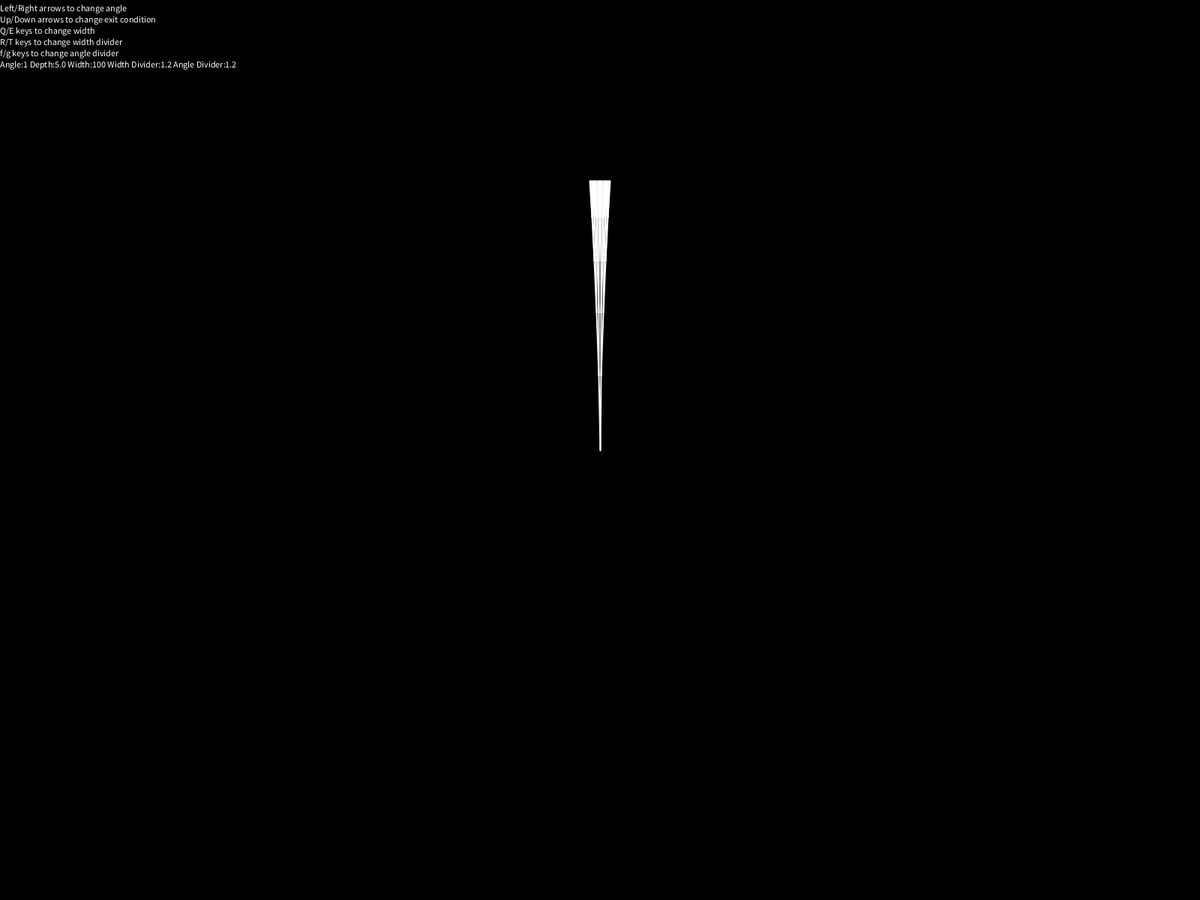
Frame 1 (no input)
Frame 60 (the mouse pressed at the canvas centre just before this capture): identical to frame 1, image omitted
Frame 120 (the mouse held since frame 60 and released just before this capture): identical to frame 1, image omitted

The Processing sketch that drew this single still picture (run headless with seeded random() and noise(); from frame 60 on, the mouse is pressed at the canvas centre):

// Processing sketch: RecursiveTreeDrawing
// ── RecursiveTreeDrawing.pde
void setup()
{
  fullScreen();
}
class Point
{
  float x, y;
  public Point(float x, float y)
  {
    this.x = x;
    this.y = y;
  }
};
Point rotate_point(float cx,float cy,float angle,Point p)
{
  float s = sin(angle);
  float c = cos(angle);
  p.x -= cx;
  p.y -= cy;
  float xnew = p.x * c - p.y * s;
  float ynew = p.x * s + p.y * c;
  p.x = xnew + cx;
  p.y = ynew + cy;
  return p;
}
void branch(float x, float y, float size, float angleSum, float angle, int depth)
{
  Point p = new Point(x,y-size);
  Point left = rotate_point(x,y,angleSum-angle,p);
  line(x, y, left.x, left.y);
  recurs(angle/angleDivider,angleSum-angle, left.x, left.y, size/widthDivider,depth+1);
}
void recurs(float angle,float angleSum, float x, float y, float size, int depth)
{
  if (depth==maxDepth) return;
  branch(x,y,size,angleSum,-angle,depth);
  branch(x,y,size,angleSum,angle,depth);
}

void keyPressed() {
  if (key == CODED) {
    switch(keyCode)
    {
      case LEFT:
      angle--;
      break;
      case RIGHT:
      angle++;
      break;
      case DOWN:
      maxDepth--;
      if(maxDepth<0) maxDepth = 0;
      break;
      case UP:
      maxDepth++;
      if(maxDepth>20)maxDepth = 20;
      break;
    }
  }
  else
  {
    switch((key+"").toLowerCase()){
      case "e":
      initialWidth++;
      break;
      case "q":
      initialWidth--;
      break;
      case "t":
      widthDivider+=0.1;
      break;
      case "r":
      widthDivider-=0.1;
      if(widthDivider<0.1) widthDivider = 0.1;
      break;
      case "f":
      angleDivider-=0.05;
      if(angleDivider<0.1) angleDivider = 0.1;
      break;
      case "g":
      angleDivider+=0.05;
      break;
    }
  }
}
int angle = 1;
float maxDepth = 5;
int initialWidth = 100;
float widthDivider = 1.2;
float angleDivider = 1.2;
int counter = 0;
void draw()
{
  background(0);
  stroke(255);
  /*
  initialWidth = (int)random(100,200);
  maxDepth = (int)random(5,13);
  angle = (int)random(0,720);
  widthDivider = random(0.1,2.5);
  */
    text("Left/Right arrows to change angle",0,15);
    text("Up/Down arrows to change exit condition",0,30);
    text("Q/E keys to change width",0,45);
        text("R/T keys to change width divider",0,60);
        text("f/g keys to change angle divider",0,75);
    text("Angle:"+angle+" Depth:"+maxDepth+" Width:"+initialWidth+" Width Divider:"+widthDivider+" Angle Divider:"+angleDivider,0,90);
  strokeWeight(2);
  recurs(angle*(PI/180),0, width/2, height/2,initialWidth,0);
 //save(counter+++".png");
}
